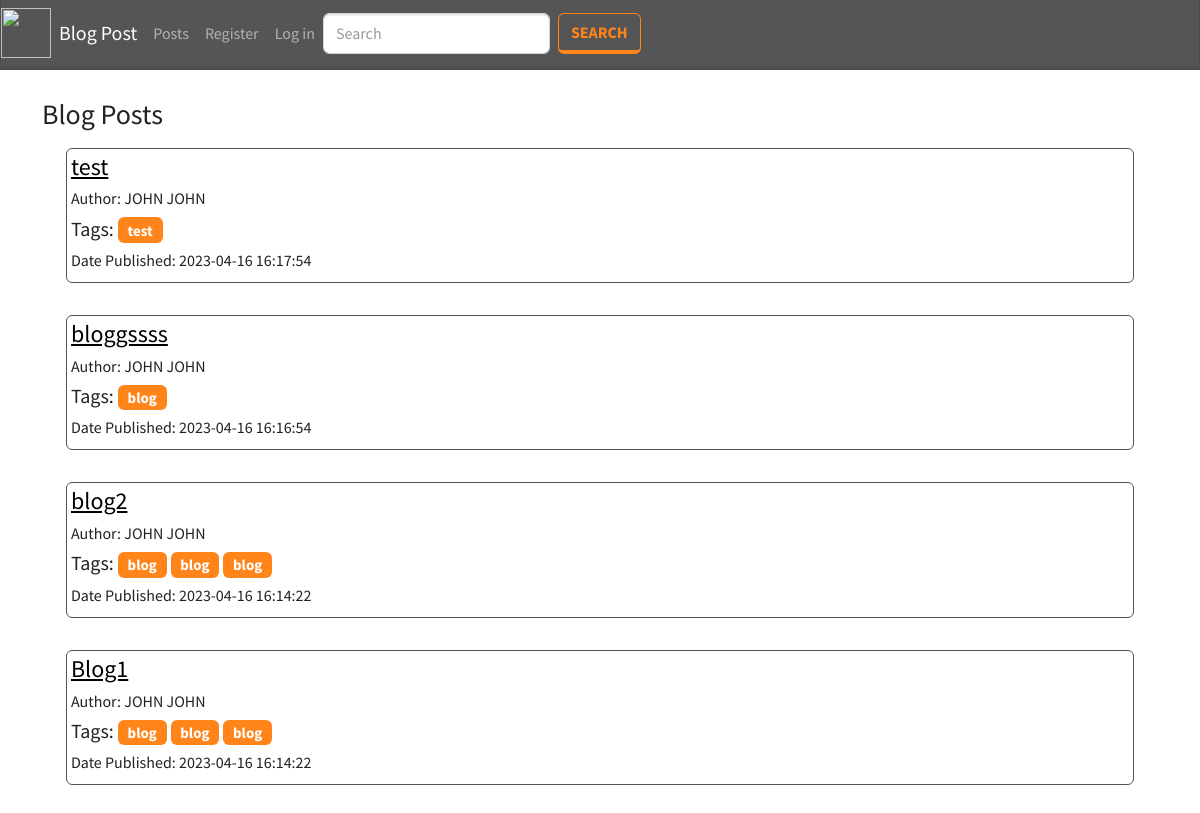
The page /all_posts.php on the database as committed earlier.
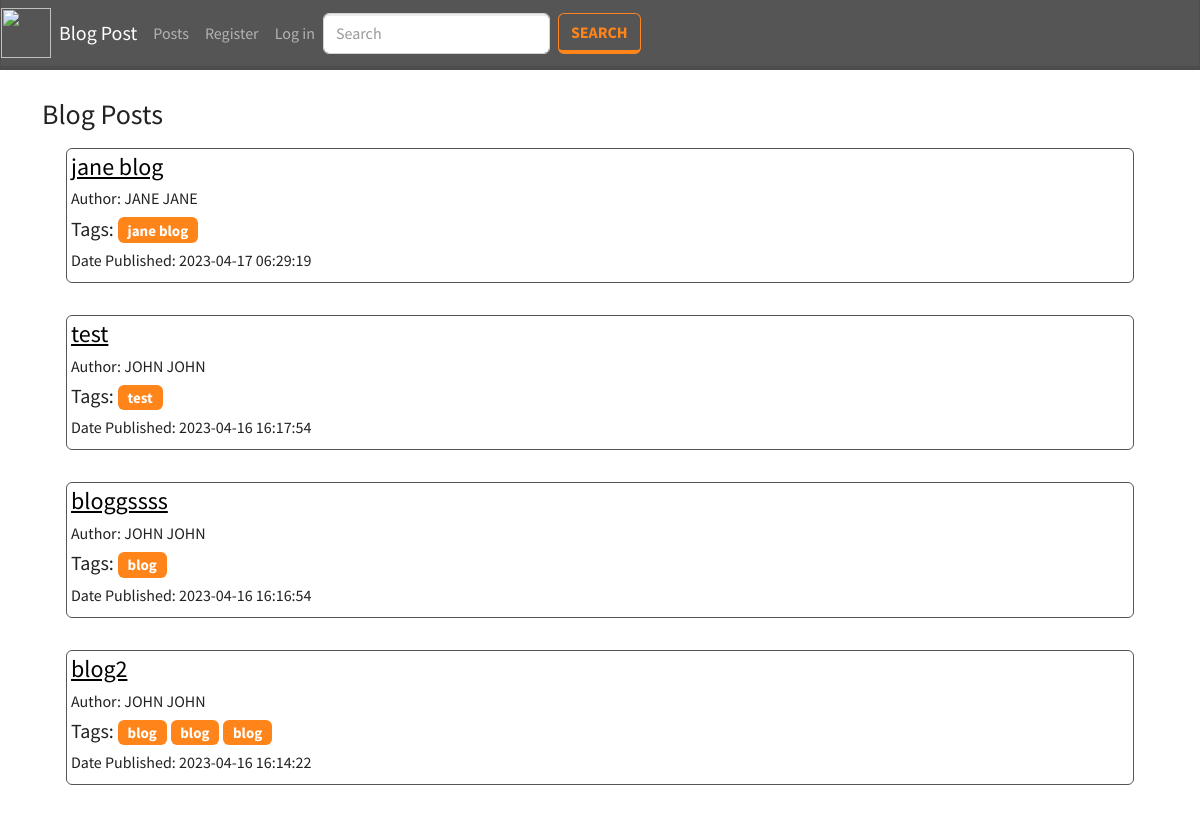
The same page on the database as committed later.
### tables this page shows
CREATE TABLE `blogs` (
  `id` int(11) NOT NULL,
  `author_id` int(11) NOT NULL,
  `title` varchar(255) NOT NULL,
  `body` longtext NOT NULL,
  `tags` varchar(255) NOT NULL,
  `date_created` datetime NOT NULL
);

CREATE TABLE `users` (
  `id` int(11) NOT NULL,
  `first_name` varchar(255) NOT NULL,
  `middle_name` varchar(255) NOT NULL,
  `last_name` varchar(255) NOT NULL,
  `email` varchar(255) NOT NULL,
  `password` varchar(255) NOT NULL,
  `privacy_policy` varchar(255) NOT NULL,
  `is_admin` int(11) NOT NULL,
  `is_active` int(11) NOT NULL,
  `image` varchar(255) NOT NULL
);

### includes/functions.php (called while the page is built, shortened)
<?php
function getAllPosts(){
    if(isset($_GET['tag'])){
        $tag = $_GET['tag'];
        $q = "SELECT b.id as `bid`, b.author_id, b.title, b.body, b.tags, b.date_created, u.id, u.first_name, u.last_name  FROM blogs b INNER JOIN users u ON b.author_id = u.id WHERE tags LIKE '%$tag%' ORDER BY bid DESC";
        $result = mysqli_query($_SESSION['conn'], $q);
        $temp = array();
        while ($row = $result->fetch_assoc()) {
            $temp[] = $row;
        }
        return $temp;
    }else{
        $q = "SELECT b.id as `bid`, b.author_id, b.title, b.body, b.tags, b.date_created, u.id, u.first_name, u.last_name  FROM blogs b INNER JOIN users u ON b.author_id = u.id ORDER BY bid DESC";
        $result = mysqli_query($_SESSION['conn'], $q);
        $temp = array();
        while ($row = $result->fetch_assoc()) {
            $temp[] = $row;
        }
        return $temp;
    }
}

### all_posts.php (the view, shortened to what this page needs)
<?php include('components/header.php'); ?>
<div class="container mt-1">
    <?php if(isset($_SESSION['id'])  && $_SESSION['is_active'] == 1){ ?>
        <h2>Welcome <?= $_SESSION['first_name']?></h2>
        <a class="btn btn-outline-warning" href="create_post.php">Create Blog</a>
        <br>
        <br>
        <h3>Blog Posts</h3>
        <?php if(isset($_SESSION['msg'])){ echo $_SESSION['msg']; unset($_SESSION['msg']);}else{ echo ' '; } ?>
        <br>
        <div class="row m-1 p-1 ">
            <div class="col ">
                <?php foreach(getAllPosts() as $res) {?>
                <div class="card border-dark p-1 m-1">
                <h4 class=""><a href="single_post.php?id=<?= $res['bid']?>" style="color: black"><?= $res['title']?></a></h4>
                <h6>Author: <?= strtoupper($res['first_name'] . " " . $res['last_name'])?></h6>
                <?php $tags = explode(',', $res['tags']) ?>
                <h5>Tags:
                    <?php foreach($tags as $tag){?>
                        <a href="all_posts.php?tag=<?=$tag?>" class="badge bg-warning" style="text-decoration: none"><?= $tag ?></a>
                    <?php } ?>
                </h5>
                <h6>Date Published: <?= $res['date_created']?></h6>
                </div>
                <br>
                <?php } ?>
            </div>
        </div>
    <?php }else{ ?>
        <br>
        <h3>Blog Posts</h3>
        <div class="row m-1 p-1">
            <div class="col">
                <?php foreach(getAllPosts() as $res) {?>
                <div class="card border-dark p-1 m-1">
                <h4><a href="single_post.php?id=<?= $res['bid']?>" style="color: black"><?= $res['title']?></a></h4>
                <h6>Author: <?= strtoupper($res['first_name'] . " " . $res['last_name'])?></h6>
                <?php $tags = explode(',', $res['tags']) ?>
                <h5>Tags:
                    <?php foreach($tags as $tag){?>
                        <a href="all_posts.php?tag=<?=$tag?>" class="badge bg-warning" style="text-decoration: none"><?= $tag ?></a>
                    <?php } ?>
                </h5>
                <h6>Date Published: <?= $res['date_created']?></h6>
                </div>
                <br>
                <?php } ?>
            </div>
        </div>
    <?php } ?>
</div>
<?php include('components/footer.php'); ?>

Rows that differ between the two databases and show on the page:
removed blogs: title "Blog1", author.last_name "JOHN JOHN", tags "blog", date_created "2023-04-16 16:14:22", shown under "Blog Posts"
added blogs: title "jane blog", author.last_name "JANE JANE", tags "jane blog", date_created "2023-04-17 06:29:19"
